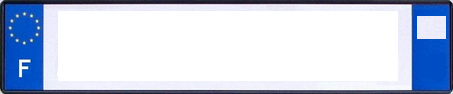
#> input picture licensePlateDatasetGenerator/FrenchLicensePlate_base.png, 453 x 94 px, found by its file name
$ python LicensePlateGenerator_v1.py
#> lines starting #> are read from the running program, lines starting #| are printed output that depends on the picture
from PIL import Image
from PIL import ImageFont
from PIL import ImageDraw
from PIL import ImageFilter

import matplotlib.pyplot as plt
import numpy as np
import random as r
import cv2
import os
import copy
import argparse as ap

#? important variables
letters = ['A','B','C','D','E','F','G','H','I','J','K','L','M','N','O','P','Q','R','S','T','U','V','X','Z']
numbers = ['0','1','2','3','4','5','6','7','8','9']
PATH = os.getcwd()
baseplate_path = PATH +'\\FrenchLicensePlate_base.png'
baseplate = Image.open(baseplate_path)
#> baseplate is the input picture: PIL image 453x94 RGBA; mean R, G, B, A 196.6, 206.3, 225.5, 255

def GenerateRandomLicensePlate(baseplate, letters, numbers, gray=240, blue=245):
    baseplate_cp = copy.deepcopy(baseplate)

    #? choosing the letters and numbers
    lp_letters = []
    lp_numbers = []
    for i in range(4):
        lp_letters.append(letters[r.randrange(0,len(letters),1)])
    for i in range(5):
        lp_numbers.append(numbers[r.randrange(0,len(numbers),1)])

    lp = lp_letters[0] + lp_letters[1] + '-' + lp_numbers[0] + lp_numbers[1] + lp_numbers[2] + '-' + lp_letters[2] + lp_letters[3]
    departement = lp_numbers[-2] + lp_numbers[-1]

    #? set font and draw over the baseplate
    font = ImageFont.truetype('./fonts/cargo2.ttf', 200, encoding='unic')

    #license plate's middle part
    canvas = Image.new('RGB', (1080, 250), (gray,gray,gray))
    draw = ImageDraw.Draw(canvas, 'RGBA')
    draw.text((0, 0), lp, 'black', font)

    factor = 1.95
    canvas_cp = copy.deepcopy(canvas)
    canvas_cp.thumbnail((180*factor, 65*factor))

    baseplate_cp.paste(canvas_cp, (53, 5))
    # baseplate_cp.show()

    #license plate's middle part
    canvas = Image.new('RGB', (300, 300), (0,0,blue))
    draw = ImageDraw.Draw(canvas, 'RGBA')
    draw.text((0, 0), departement, 'white', font)

    factor = .5
    canvas_cp = copy.deepcopy(canvas)
    canvas_cp.thumbnail((180*factor, 65*factor))

    baseplate_cp.paste(canvas_cp, (416, 53))
    return baseplate_cp, lp, departement

def GenerateMultipleRandomPlates(number_of_plates=100, gray=False, PATH=PATH, baseplate=baseplate, letters=letters, numbers=numbers):
#> called with number_of_plates = 100, gray = False, PATH = 'licensePlateDatasetGenerator'
    for i in range(number_of_plates):
        img, lp, departement= GenerateRandomLicensePlate(baseplate, letters, numbers)
        if gray:
            img = img.convert('1')

        # lp[2] = '_'
        # lp[6] = '_'
        img.save(PATH+'\\data\\'+lp+'_'+departement+'.png')
#> this loop made 100 passes
#> (lp, departement) on passes 1 to 12: ('MN-876-BI', '47'), ('LS-242-GQ', '19'), ('IR-241-XT', '15'), ('PR-659-DL', '38'), ('PO-080-QI', '16'), ('XV-975-UA', '35'), ('XC-332-GS', '87'), ('CC-714-KQ', '84'), ('XD-839-RK', '89'), ('JO-659-CT', '34'), ('FG-947-FB', '11'), ('VE-186-EB', '84')
#> pass 1, in GenerateRandomLicensePlate, `canvas_cp = copy.deepcopy(canvas)`:
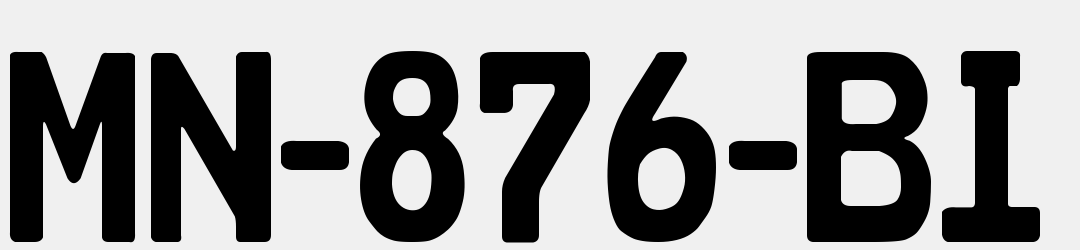
#> canvas_cp: PIL image 1080x250 RGB; min 0, max 240, mean 153.4
#> pass 1, in GenerateRandomLicensePlate, `canvas = Image.new('RGB', (300, 300), (0,0,blue))`:
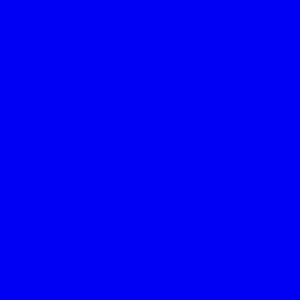
#> canvas: PIL image 300x300 RGB; mean R, G, B 0, 0, 245
#> pass 1, in GenerateRandomLicensePlate, `canvas_cp = copy.deepcopy(canvas)`:
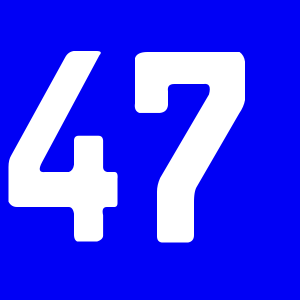
#> canvas_cp: PIL image 300x300 RGB; mean R, G, B 58.3, 58.3, 247.3
#> after the loop:
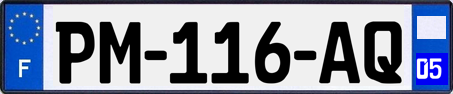
#> img: PIL image 453x94 RGBA; mean R, G, B, A 134.5, 142.4, 161.5, 255

if __name__=="__main__":
    if not os.path.exists("data"):
        os.mkdir('data')

    parser = ap.ArgumentParser(
            description='Generate random French license plates.')
    parser.add_argument("-n", "--number_of_plates", nargs=1, type=int,
                        help='')
    parser.add_argument("-g", "--gray", nargs=1, type=bool,
                        help='choose if grayscale or not')
    args = parser.parse_args()

    number_of_plates = args.number_of_plates[0] if args.number_of_plates else 100
    gray = args.gray[0] if args.gray else False

    GenerateMultipleRandomPlates(number_of_plates=number_of_plates, gray=False)
